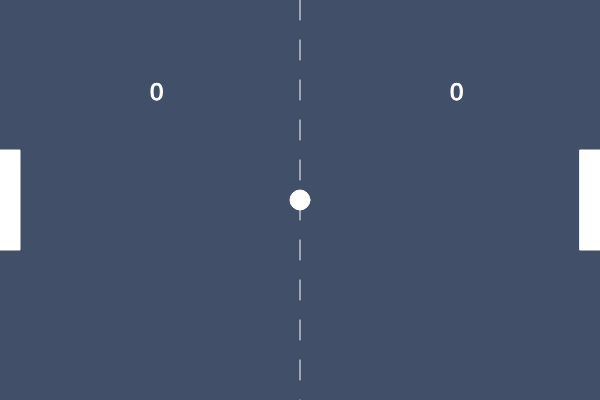
Frame 1 (no input)
Frame 60 (no input): identical to frame 1, image omitted
Frame 120 (the mouse pressed at the canvas centre since frame 60): identical to frame 1, image omitted

The p5.js sketch that drew this single still picture (run headless with seeded random() and noise() and a simulated clock; from frame 60 on, the mouse is pressed at the canvas centre):

// p5.js sketch
// ── sketch.js
var pX, pY, pW, pH, pV
var bX, bY, bD, vX, vY, vMax
var maxAngle
var cX, cY, cV
var botLevel
var pScore, cScore
var freeze

function setup() {
  createCanvas(600, 400);
  restart()
  
  maxAngle = 75 / 180 * PI
  botLevel = 0.1
  
  pScore = 0
  cScore = 0
}

function restart() {
  pW = 20
  pH = 100
  pX = 0
  pY = height/2
  pV = 0 //paddle's velocity
  
  cX = width - pW
  cY = height / 2
  cV = 0
  
  bX = width/2
  bY = height/2
  bD = height/20  //ball's diameter
  
  vMax = 6
  vX = 0
  vY = 0
  
  freeze = true
}

function draw() {
  background(65, 79, 105);
  
  //line color, weight & positioning
  stroke(255)
  strokeWeight(1)
  
  // line use - line(x1,x2,y1,y2)
  // line(width/2, 0, width/2, height)
  
  for(var i=0; i<height/10; i++) {
    line(width/2, height/10*i, width/2, height/20 + height/10*i)
  }
  
  //  update paddle's position
  pY = pY + pV
  //  limit paddle's position
  if(pY<pH/2) {
    pY=pH/2
  }  
  
  if(pY>height - pH/2) {
    pY=height - pH/2
  }
  
  // player, fill area with white color
  fill(255)
  //   draw a rectangle, x,y,width,height
  
  rect(pX, pY-pH/2, pW, pH)
  
  //  computer movement
  cV = botLevel * (bY - cY)
  
  //  should not move faster than player
  if(cV < -4) {
    cV = -4
  }  
  if(cV > 4) {
    cV = 4
  }
  
  //  update computer paddle's position
  cY = cY + cV
  
  //  limit paddle's position
  if(cY<pH/2) {
    cY=pH/2
  }  
  
  if(cY>height - pH/2) {
    cY=height - pH/2
  }
  
  // player, fill area with white color
  fill(255)
  //   draw a rectangle, x,y,width,height
  
  rect(cX, cY-pH/2, pW, pH)
  
  //  update ball's position
  bX = bX + vX
  bY = bY + vY
  
  //  update ball to paddle collision
  if(bX - bD/2 <= pX + pW && 
    bY >= pY - pH/2 &&
    bY <= pY + pH/2) {
    var range = (bY - pY) / (pH / 2)
    var angle = range * maxAngle
    
  //  update ball's velocity after collision
  vX = vMax * cos(angle)
  vY = vMax * sin(angle)
  }  
  
  //  update ball to paddle collision (computer)
  if(bX + bD/2 >= width - pW && 
    bY >= cY - pH/2 &&
    bY <= cY + pH/2) {
    var range = (bY - cY) / (pH / 2)
    var angle = range * maxAngle
    
  //  update ball's velocity after collision
  vX = -vMax * cos(angle)
  vY = vMax * sin(angle)
  }
  
  //  bounce back when hitting the top and bottom wall
  if(bY + bD/2 >= height) {
    vY = vY * -1
    bY = height - bD/2
  }  
  
  if(bY - bD/2 <= 0) {
    vY = vY * -1
    bY = bD/2
  }  
  
    //  bounce back when hitting the left and right wall
  if(bX - bD/2 < 0) {
    //  pc score increases
    cScore++
    restart()
  }  
  
  if(bX + bD/2 >= width) {
    //  player score increases
    pScore++
    restart()
  }
  
  
  //  draw a ball
  ellipse(bX, bY, bD, bD)
  
  //  change the text size
  textSize(24)
  text(pScore, 0.25*width, 0.25*height)
  text(cScore, 0.75*width, 0.25*height)
}

function keyPressed() {
  if(freeze == true) {
    vX = -vMax
    vY = vMax
    freeze = false
  }
  if(key == 'w') {
    pV = -4
  }  
  if(key == 's') {
    pV = 4
  }  
  
  if(key == 'i') {
    cV = -4
  }  
  if(key == 'k') {
    cV = 4
  }
}
